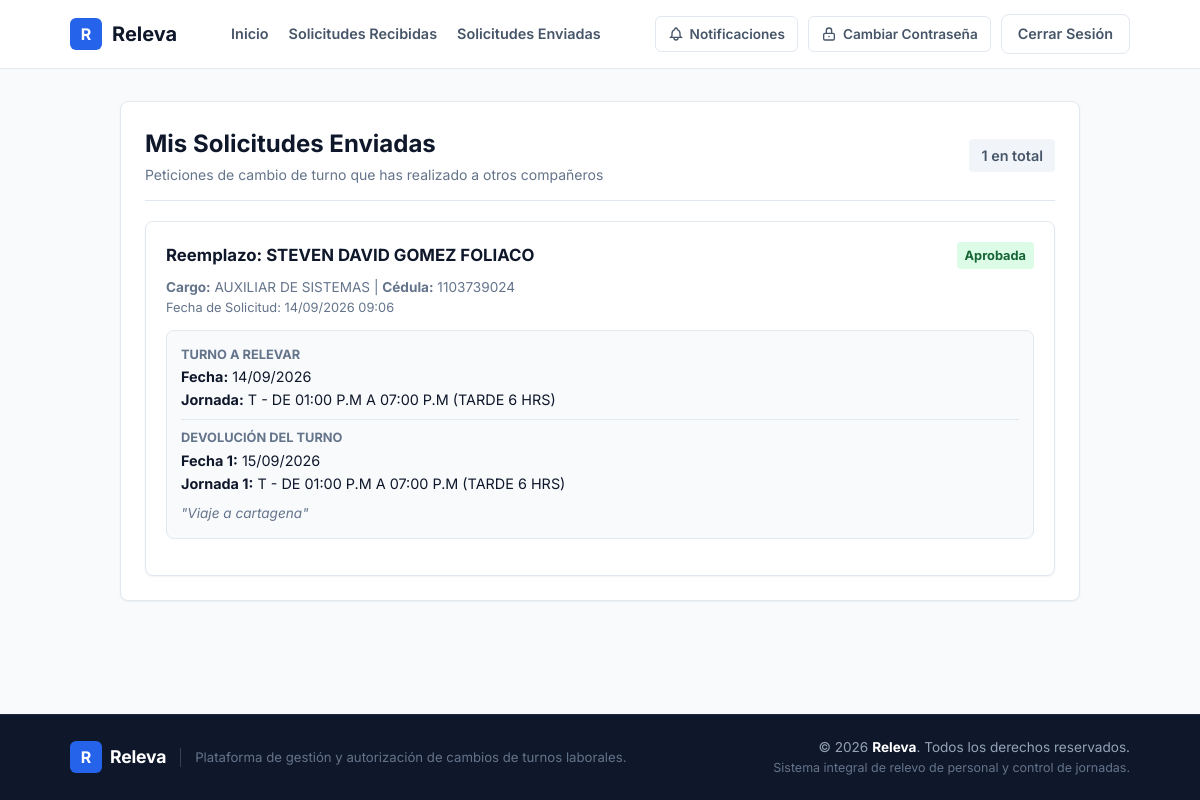
Screenshot of /solicitudes/enviadas/ (signed in) with the database file from the repository.
### core/models.py (models this page shows, shortened)
class SolicitudCambio(models.Model):
    ESTADO_CHOICES = [
        ('PENDIENTE_REEMPLAZO', 'Pendiente por Compañero'),
        ('PENDIENTE_COORDINADOR', 'Pendiente por Coordinador'),
        ('PENDIENTE_GH', 'Pendiente por Gestión Humana'),
        ('ACEPTADA', 'Aprobada'),
        ('RECHAZADA', 'Rechazada'),
        ('CANCELADA', 'Cancelada'),
    ]
    JORNADA_CHOICES = [
        ('N', 'N - DE 06:00 P.M A 06:00 A.M (NOCHE 12H)'),
        ('C', 'C - DE 06:00 A.M A 06:00 P.M (CORRIDO 11 HRS)'),
        ('C1', 'C1 - DE 08:00 A.M A 06:00 P.M (CORRIDO 10 HRS)'),
        ('C2', 'C2 - DE 07:00 A.M A 01:00 P.M Y DE 02:00 P.M A 07:00 P.M (CORRIDO 11 HRS)'),
        ('H', 'H - DE 08:00 A.M A 12:00 M Y DE 01:00 P.M A 05:00 P.M (ADMINISTRATIVO)'),
        ('N1', 'N1 - DE 06:00 P.M A 12:00 P.M Y DE 01:00 A.M A 06:00 A.M (NOCHE 11H)'),
        ('M4', 'M4 - DE 08:00 A.M A 12:00 P.M (4 HORAS MAÑANA)'),
        ('M', 'M - DE 07:00 A.M A 01:00 P.M (MAÑANA 6 HRS)'),
        ('T', 'T - DE 01:00 P.M A 07:00 P.M (TARDE 6 HRS)'),
        ('T9', 'T9 - DE 01:00 P.M A 09:00 P.M (TARDE 8 HRS)'),
        ('LM', 'LM - LICENCIA MATERNIDAD'),
        ('D', 'D - DESCANSO'),
        ('L', 'L - LIBRE'),
        ('LC', 'LC - LIBRE CUMPLEAÑOS'),
        ('ME', 'ME - MAÑANA EDUCATIVA'),
        ('TE', 'TE - TARDE EDUCATIVA'),
        ('V', 'V - VACACIONES'),
    ]
    JORNADA_HORAS = {
        'N': 12,
        'C': 11,
        'C1': 10,
        'C2': 11,
        'H': 8,
        'N1': 11,
        'M4': 4,
        'M': 6,
        'T': 6,
        'T9': 8,
        'LM': 0,
        'D': 0,
        'L': 0,
        'LC': 8,
        'ME': 6,
        'TE': 6,
        'V': 0,
    }
    JORNADA_DICT = dict(JORNADA_CHOICES)
    solicitante = models.ForeignKey(User, on_delete=models.CASCADE, related_name='solicitudes_enviadas', verbose_name="Nombre del Solicitante")
    reemplazo = models.ForeignKey(User, on_delete=models.CASCADE, related_name='solicitudes_recibidas', verbose_name="Nombre del Reemplazo 1")
    reemplazo_2 = models.ForeignKey(User, on_delete=models.SET_NULL, related_name='solicitudes_recibidas_2', blank=True, null=True, verbose_name="Nombre del Reemplazo 2 (Devolución 2)")
    coordinador = models.ForeignKey(User, on_delete=models.SET_NULL, related_name='solicitudes_coordinar', blank=True, null=True, verbose_name="Coordinador que Aprueba")
    fecha_turno = models.DateField(verbose_name="Fecha de Turno")
    jornada = models.CharField(max_length=50, choices=JORNADA_CHOICES, default='M', verbose_name="Jornada")
    fecha_devolucion = models.DateField(verbose_name="Fecha de Devolución 1")
    jornada_devolucion = models.CharField(max_length=50, choices=JORNADA_CHOICES, default='M', verbose_name="Jornada de Devolución 1")
    fecha_devolucion_2 = models.DateField(blank=True, null=True, verbose_name="Fecha de Devolución 2")
    jornada_devolucion_2 = models.CharField(max_length=50, choices=JORNADA_CHOICES, blank=True, null=True, verbose_name="Jornada de Devolución 2")
    motivo = models.TextField(blank=True, null=True, verbose_name="Motivo u Observaciones")
    estado = models.CharField(max_length=30, choices=ESTADO_CHOICES, default='PENDIENTE_REEMPLAZO', verbose_name="Estado")
    fecha_solicitud = models.DateTimeField(auto_now_add=True, verbose_name="Fecha de Solicitud")
    updated_at = models.DateTimeField(auto_now=True, verbose_name="Última Actualización")
    class Meta:
        ordering = ['-fecha_solicitud']
        verbose_name = "Solicitud de Cambio de Turno"
        verbose_name_plural = "Solicitudes de Cambio de Turnos"

class Profile(models.Model):
    user = models.OneToOneField(User, on_delete=models.CASCADE, related_name='profile')
    cargo = models.CharField(max_length=150, blank=True, null=True, verbose_name="Cargo")
    area = models.ForeignKey(Area, on_delete=models.SET_NULL, null=True, blank=True, related_name='empleados', verbose_name="Área")
    def es_admin_area(self):
        if self.user.is_superuser or self.user.is_staff or self.user.username == '1102830559' or self.user.username.lower() in ['admin', 'administrador']:
            return True
        if self.cargo:
            cargo_lower = self.cargo.lower()
            keywords = ['coordinador', 'admin', 'director', 'jefe', 'gerente', 'lider', 'líder', 'gestion humana', 'gestión humana']
            if any(k in cargo_lower for k in keywords):
                return True
        return self.user.areas_administradas.exists()

### core/views.py (the view)
# urls.py: path('solicitudes/enviadas/', views.solicitudes_enviadas_view, name='solicitudes_enviadas'),
@login_required(login_url='core:login')
def solicitudes_enviadas_view(request):
    solicitudes_enviadas = SolicitudCambio.objects.filter(solicitante=request.user).select_related(
        'reemplazo', 'reemplazo__profile', 'reemplazo_2', 'reemplazo_2__profile', 'coordinador'
    )
    enviadas_pendientes = solicitudes_enviadas.filter(estado__in=['PENDIENTE', 'PENDIENTE_REEMPLAZO', 'PENDIENTE_COORDINADOR', 'PENDIENTE_GH']).count()
    context = {
        'solicitudes_enviadas': solicitudes_enviadas,
        'enviadas_pendientes': enviadas_pendientes,
    }
    return render(request, 'solicitudes_enviadas.html', context)

### templates/solicitudes_enviadas.html (shortened to what this page needs)
{% extends 'base.html' %}
{% block content %}
<div class="container" style="max-width: 1000px;">
    <div class="card">
        <div style="display: flex; align-items: center; justify-content: space-between; margin-bottom: 20px; padding-bottom: 14px; border-bottom: 1px solid var(--border-color);">
            <div>
                <h1 style="font-size: 1.5rem; font-weight: 700; margin: 0; color: var(--text-primary);">Mis Solicitudes Enviadas</h1>
                <span style="font-size: 0.875rem; color: var(--text-muted);">Peticiones de cambio de turno que has realizado a otros compañeros</span>
            </div>
            <span class="badge" style="background: #f1f5f9; color: #475569; font-size: 0.9rem; padding: 6px 12px;">
                {{ solicitudes_enviadas|length }} en total
            </span>
        </div>
        {% if solicitudes_enviadas %}
            <div style="display: grid; grid-template-columns: repeat(auto-fit, minmax(300px, 1fr)); gap: 20px;">
                {% for s in solicitudes_enviadas %}
                    <div style="background: #ffffff; border: 1px solid var(--border-color); border-radius: 8px; padding: 20px; box-shadow: var(--shadow-sm); display: flex; flex-direction: column; justify-content: space-between;">
                        <div>
                            <div style="display: flex; align-items: center; justify-content: space-between; margin-bottom: 8px;">
                                <strong style="font-size: 1.05rem; color: var(--text-primary);">
                                    Reemplazo: {{ s.reemplazo.first_name|default:s.reemplazo.username }}
                                </strong>
                                {% if s.estado == 'PENDIENTE' or s.estado == 'PENDIENTE_REEMPLAZO' %}
                                    <span class="badge" style="background: #fef3c7; color: #92400e; font-weight: 700;">Pendiente Compañero</span>
                                {% elif s.estado == 'PENDIENTE_COORDINADOR' %}
                                    <span class="badge" style="background: #fed7aa; color: #9a3412; font-weight: 700;">Pendiente Coordinador</span>
                                {% elif s.estado == 'PENDIENTE_GH' %}
                                    <span class="badge" style="background: #e0f2fe; color: #0369a1; font-weight: 700;">Pendiente Gestión Humana</span>
                                {% elif s.estado == 'ACEPTADA' %}
                                    <span class="badge" style="background: #dcfce7; color: #166534; font-weight: 700;">Aprobada</span>
                                {% elif s.estado == 'RECHAZADA' %}
                                    <span class="badge" style="background: #fee2e2; color: #991b1b; font-weight: 700;">Rechazada</span>
                                {% else %}
                                    <span class="badge" style="background: #f1f5f9; color: #475569;">Cancelada</span>
                                {% endif %}
                            </div>
                            <p style="font-size: 0.85rem; color: var(--text-muted); margin-bottom: 12px;">
                                <strong>Cargo:</strong> {{ s.reemplazo.profile.cargo|default:"No asignado" }} | <strong>Cédula:</strong> {{ s.reemplazo.username }}<br>
                                <span style="font-size: 0.8rem;">Fecha de Solicitud: {{ s.fecha_solicitud|date:"d/m/Y H:i" }}</span>
                            </p>
                            <div style="font-size: 0.9rem; background: #f8fafc; padding: 14px; border-radius: 8px; margin-bottom: 16px; border: 1px solid var(--border-color); line-height: 1.6;">
                                <div style="margin-bottom: 6px;">
                                    <span style="color: var(--text-muted); font-size: 0.8rem; text-transform: uppercase; font-weight: 700; display: block;">Turno a Relevar</span>
                                    <strong>Fecha:</strong> {{ s.fecha_turno|date:"d/m/Y" }} <br>
                                    <strong>Jornada:</strong> {{ s.get_jornada_display }}
                                </div>
                                <hr style="border: 0; border-top: 1px solid var(--border-color); margin: 8px 0;" />
                                <div>
                                    <span style="color: var(--text-muted); font-size: 0.8rem; text-transform: uppercase; font-weight: 700; display: block;">Devolución del Turno</span>
                                    <strong>Fecha 1:</strong> {{ s.fecha_devolucion|date:"d/m/Y" }} <br>
                                    <strong>Jornada 1:</strong> {{ s.get_jornada_devolucion_display }}
                                </div>
                                {% if s.motivo %}
                                    <div style="margin-top: 8px; font-style: italic; color: var(--text-muted); font-size: 0.85rem;">
                                        "{{ s.motivo }}"
                                    </div>
                                {% endif %}
                            </div>
                        </div>
                    </div>
                {% endfor %}
            </div>
        {% else %}
            <p style="font-size: 0.95rem; color: var(--text-muted); text-align: center; padding: 40px 0;">
                No has enviado solicitudes de cambio de turno aún.
            </p>
        {% endif %}
    </div>
</div>
{% endblock %}

### static/css/styles.css (style rules this page uses)
:root { --bg-body: #f8fafc; --bg-surface: #ffffff; --border-color: #e2e8f0; --primary: #2563eb; --primary-hover: #1d4ed8; --text-primary: #0f172a; --text-secondary: #475569; --text-muted: #64748b; --font-main: 'Inter', -apple-system, BlinkMacSystemFont, "Segoe UI", Roboto, sans-serif; --radius: 8px; --shadow-sm: 0 1px 2px 0 rgba(0, 0, 0, 0.05); --shadow-md: 0 4px 6px -1px rgba(0, 0, 0, 0.1), 0 2px 4px -1px rgba(0, 0, 0, 0.06); }
*, *::before, *::after { box-sizing: border-box; margin: 0; padding: 0; }
body { background-color: var(--bg-body); color: var(--text-primary); font-family: var(--font-main); line-height: 1.5; min-height: 100vh; display: flex; flex-direction: column; }
.container { width: 100%; max-width: 1100px; margin: 0 auto; padding: 0 20px; }
.card { background: var(--bg-surface); border: 1px solid var(--border-color); border-radius: var(--radius); padding: 24px; box-shadow: var(--shadow-sm); }
.badge { display: inline-block; padding: 4px 8px; background: #e0f2fe; color: #0369a1; border-radius: 4px; font-size: 0.8rem; font-weight: 600; }

### rows the page displays
SolicitudCambio: reemplazo.first_name "STEVEN DAVID GOMEZ FOLIACO", estado "Aprobada", reemplazo.profile.cargo "AUXILIAR DE SISTEMAS", reemplazo.username "1103739024", fecha_solicitud "14/09/2026 09:06", fecha_turno "14/09/2026", jornada "T - DE 01:00 P.M A 07:00 P.M (TARDE 6 HRS)", fecha_devolucion "15/09/2026", jornada_devolucion "T - DE 01:00 P.M A 07:00 P.M (TARDE 6 HRS)", motivo "Viaje a cartagena"

### other values shown
{{ solicitudes_enviadas|length }} "1"
